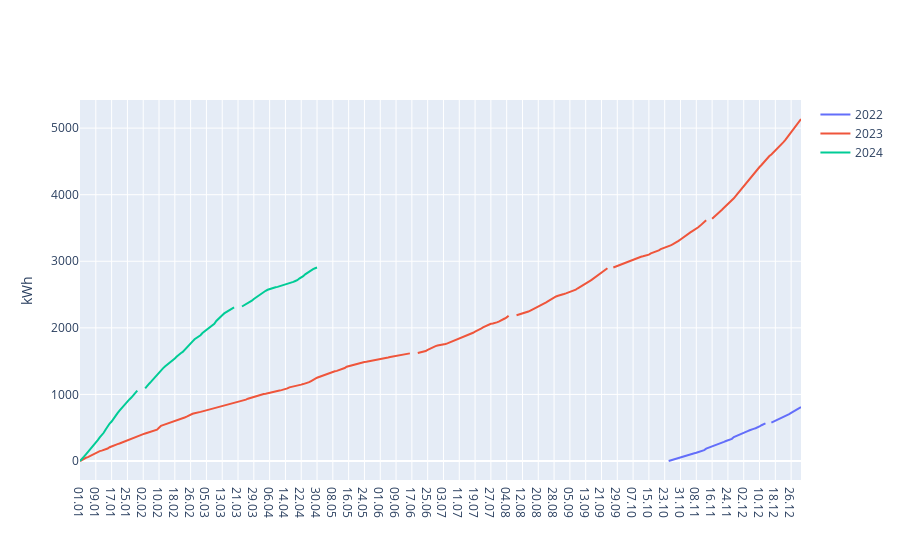

Notebook cell for this chart:
### Markdown cell above
### ...skupno

### Code cell
fig = go.Figure()
for i,csv in enumerate(csvs):
    skupna_poraba_letno = (csv['PREJETA DELOVNA ENERGIJA ET'] - csv['PREJETA DELOVNA ENERGIJA ET'].shift(1, fill_value=csv['PREJETA DELOVNA ENERGIJA ET'][0])).cumsum();
    fig.add_traces(go.Scatter(name=str(years[i]), x=csv['Datum'].dt.strftime('%d.%m'), y = skupna_poraba_letno))

fig.update_xaxes(categoryorder='array', categoryarray=days_in_year)
fig.update_layout(hovermode='x unified', yaxis=dict(title="kWh"))
fig.show()
